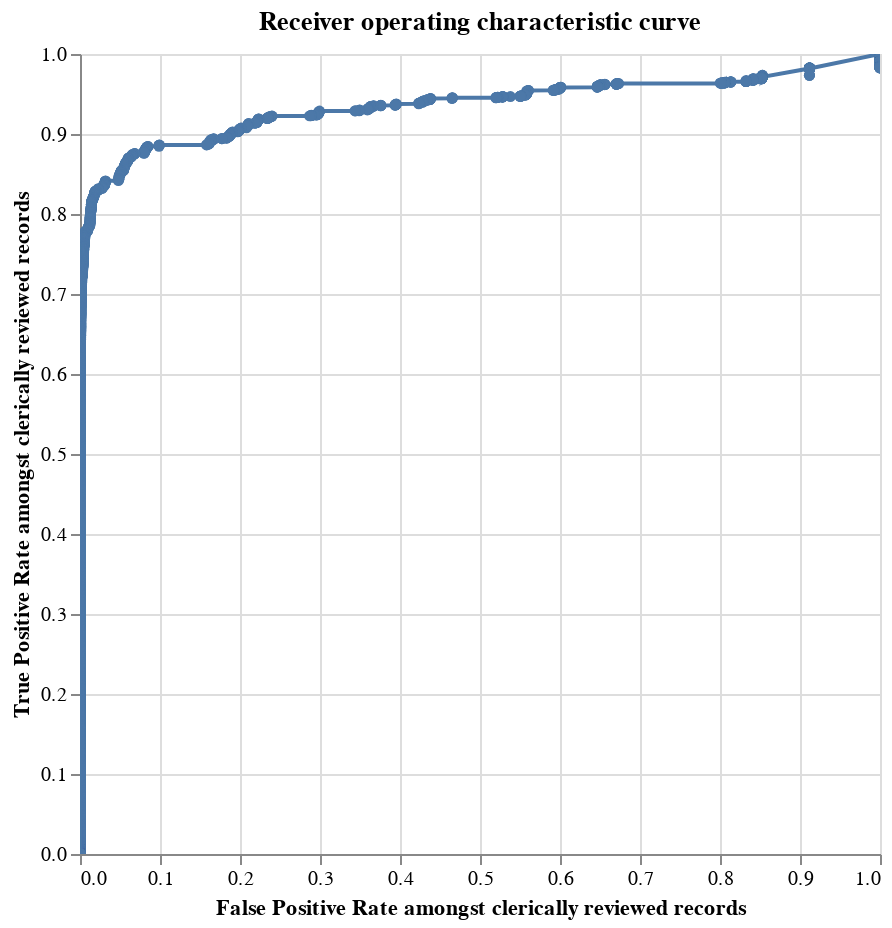

Write notebook code for a chart like this one.
### Code cell
linker.roc_chart_from_labels_column("cluster", match_weight_round_to_nearest=0.02)

### Figure 1 — Vega-Lite specification as saved in the notebook (floating-point values rounded to 4 significant figures; data arrays with more than 128 entries replaced by an {"elided": "..."} marker saying what was removed)
{"config": {"view": {"continuousWidth": 300, "continuousHeight": 300}}, "data": {"name": "data-84a6ecfe3043753a4e68a35da5026e5a"}, "mark": {"type": "line", "clip": true, "point": true}, "encoding": {"tooltip": [{"field": "truth_threshold", "format": ".4f", "type": "quantitative"}, {"field": "match_probability", "format": ".4%", "type": "quantitative"}, {"field": "fp_rate", "format": ".4f", "title": "FP_rate", "type": "quantitative"}, {"field": "tp_rate", "format": ".4f", "title": "TP_rate", "type": "quantitative"}, {"field": "tp", "format": ",.0f", "title": "TP", "type": "quantitative"}, {"field": "tn", "format": ",.0f", "title": "TN", "type": "quantitative"}, {"field": "fp", "format": ",.0f", "title": "FP", "type": "quantitative"}, {"field": "fn", "format": ",.0f", "title": "FN", "type": "quantitative"}, {"field": "precision", "format": ".4f", "type": "quantitative"}, {"field": "recall", "format": ".4f", "type": "quantitative"}, {"field": "f1", "format": ".4f", "title": "F1", "type": "quantitative"}], "x": {"field": "fp_rate", "sort": ["truth_threshold"], "title": "False Positive Rate amongst clerically reviewed records", "type": "quantitative"}, "y": {"field": "tp_rate", "sort": ["truth_threshold"], "title": "True Positive Rate amongst clerically reviewed records", "type": "quantitative"}}, "height": 400, "params": [{"name": "mouse_zoom", "select": {"type": "interval", "encodings": ["x"]}, "bind": "scales"}], "title": "Receiver operating characteristic curve", "width": 400, "$schema": "https://vega.github.io/schema/vega-lite/v5.9.3.json", "datasets": {"data-84a6ecfe3043753a4e68a35da5026e5a": {"elided": "3562 records"}}}
